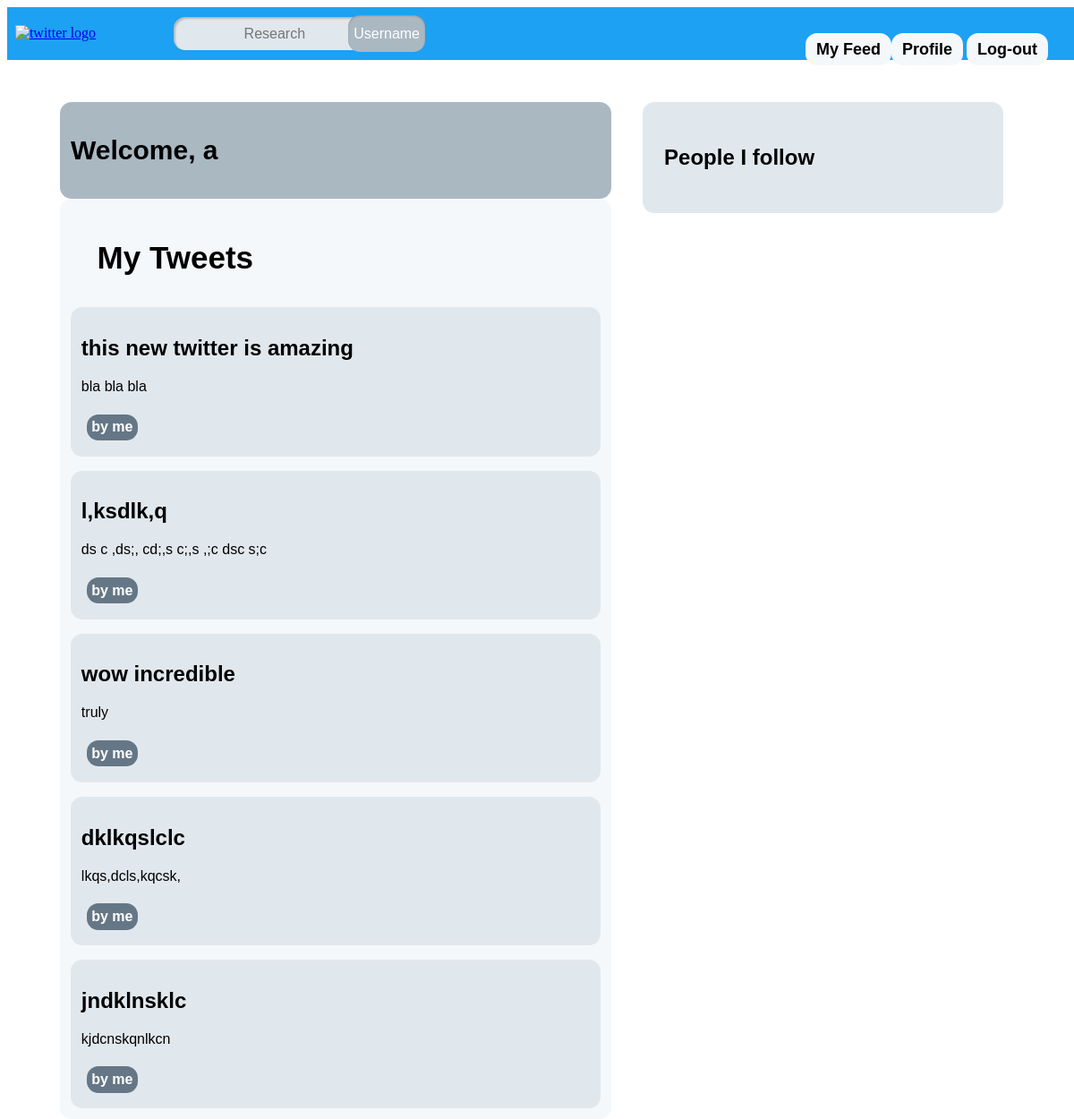
Screenshot of /profile (signed in) with the database file from the repository.
### twitter_app/model.py (models this page shows)
class Tweet(db.Model):
    __tablename__ = "tweet"
    id = db.Column(db.Integer, primary_key=True)
    uid = db.Column(db.Integer, db.ForeignKey("user.id"), nullable=False)
    title = db.Column(db.String(256))
    content = db.Column(db.String(2048))
    date = db.Column(db.Date)

### twitter_app/main.py (the view)
@main.route('/profile')
@login_required
def profile():
    tweets = Tweet.query.filter_by(uid = g.user.id).order_by(Tweet.id.desc()).all()
    f = []
    if g.user.id in follows:
            f = list(map(int, follows.neighbors(g.user.id)))
    return render_template('profile.html', name=g.user.username, tweets = tweets, following = f, user_by_id = user_by_id)

### twitter_app/auth.py (called while the page is built)
@auth.before_app_request
def load_logged_in_user():
    user_id = session.get('user_id')
    if user_id is None:
        g.user = None
    else:
        g.user = User.query.filter_by(id=user_id).first()

def login_required(view):
    @functools.wraps(view)
    def wrapped_view(**kwargs):
        if g.user is None:
            return redirect(url_for('auth.login'))
        return view(**kwargs)
    return wrapped_view

### twitter_app/templates/profile.html (shortened to what this page needs)
<!DOCTYPE html>
<html>
<head>
    <link rel="stylesheet" href="{{ url_for('static', filename='style.css') }}" />
</head>
<body>
    <div class="head1">
        <table>
            <tr>
                <td> <a href="{{ url_for('main.index') }}"  > <img src="{{ url_for('static', filename='t.png') }}" width="20%" alt="twitter logo"> </a></td>
                <td>
                  <form action="/find_someone/index" method="post">
                  <input class="bouton4" name="username"  placeholder="Research" id="username" value="{{ request.form['username'] }}">
                  <input class="bouton5" type="submit" placeholder="Username" value="Username">
                  </action></td>
                <td> <a href="{{ url_for('main.feed') }}"  >
                  <p class="bouton3"> My Feed </p></a>
                </td>
                <td> <a href="{{ url_for('main.profile') }}"  >
                    <p class="bouton1"> Profile </p></a>
                </td>
                <td> <a href="{{ url_for('auth.logout') }}"  >
                    <p class="bouton2"> Log-out </p></a>
                </td>
            </tr>
        </table>
    </div>
<div>
    <article class="profileBox">
      <h1 class="title">
        Welcome, {{ name }}
      </h1>
    </article>
  <div class="leftBox">
    <p class="indent"> My Tweets </p>
    {% for tweet in tweets %}</p>
    <article class="box">
      <header>
        <div>
          <h1>{{ tweet['title'] }}</h1>
        </div>
      </header>
      <p class="body">{{ tweet.content }}</p>
      <div class="about">by me </div>
    </article>
    {% endfor %}
  </div>
<article class="friend">
<div>
<h1>
  <p>People I follow </p>
</h1>
</div>
</article>
    </body>
</html>

### twitter_app/static/style.css (style rules this page uses)
.head1 { background: #1DA1F2 ; height: 2%; width: 100%; margin: 0; padding: 0.5%; }
.bouton4 { font-family: arial; color: black; font-size: 16px; line-height: 25px; background-color:#E1E8ED ; margin: 0 auto; display: inline-block; border: none; text-decoration: none; text-align: center; border-radius: 13px 13px 13px 13px; font-weight: normal; position: relative; width: 202px; left : 25%; padding: 6px 27px 6px 12px; box-shadow: 2px 2px 2px rgba(0, 0, 0, 0.2) inset; }
.bouton5 { font-family : arial; font-size: 16px; line-height: 39px; color: white; border-radius: 13px 13px 13px 13px; background-color: #AAB8C2; margin: 0 auto; display: inline-block; border: none; text-decoration: none; text-align: center; font-weight: normal; position: relative; left : 10%; box-shadow: 0px 1px 2px rgba(0, 0, 0, 0.2) inset; }
.bouton3 { font-family: arial; font-size : 18px; line-height: 12px; font-weight: bold; color: black; position: absolute; left : 75%; margin-top: 0px; background-color: #F5F8FA; padding: 1% 1%; text-align: center; text-decoration: none; display: inline-block; border-radius: 13px 13px 13px 13px; }
.bouton1 { font-family: arial; font-size : 18px; margin-top: 0px; line-height: 12px; font-weight: bold; color: black; position: absolute; left : 83%; background-color: #F5F8FA; padding: 1% 1%; text-align: center; text-decoration: none; display: inline-block; border-radius: 13px 13px 13px 13px; }
.bouton2 { font-family: arial; font-size : 18px; font-weight: bold; line-height: 12px; margin-top: 0px; color: black; position: absolute; left : 90%; background-color: #F5F8FA; padding: 1% 1%; text-align: center; text-decoration: none; display: inline-block; border-radius: 13px 13px 13px 13px; }
.indent { font-size: 35px; font-weight: bold; text-indent : 5%; }
.box { font-family: arial; width: 96%; border-radius: 13px 13px 13px 13px; margin-top:auto; margin-left: auto; margin-right: auto; padding: 2% 2% 2% 2%; position:center; background-color: #E1E8ED; }
.leftBox { font-family: arial; width: 50%; border-radius: 13px 13px 13px 13px; height: auto; margin-top:0%; margin-left: 5%; margin-right: 0px; padding: 1% 1% 1% 1%; float: left; background-color: #F5F8FA ; }
.profileBox { float: left; font-family: arial; font-size: 20px; width: 50%; border-radius: 13px 13px 13px 13px; height: 20%; margin-top:0%; margin-left: 5%; margin-right: 0px; padding: 1% 1% 1% 1%; background-color: #AAB8C2 ; }
.about { font-weight: bold; font-family: arial; background-color:#657786; color: white; padding: 1% 1%; text-align: center; text-decoration: none; display: inline-block; border-radius: 13px 13px 13px 13px; margin: 1%; }
.friend { display: flex; font-family: arial; width: 30%; margin-left: 60%; margin-top: 4%; border-radius: 13px 13px 13px 13px; height: auto; padding: 2% 2% 2% 2%; background-color: #E1E8ED; margin-right: 0px; position: center; display: block; }

### rows the page displays
Tweet: title "this new twitter is amazing", content "bla bla bla"
Tweet: title "l,ksdlk,q", content "ds c ,ds;, cd;,s c;,s ,;c dsc s;c"
Tweet: title "wow incredible", content "truly"
Tweet: title "dklkqslclc", content "lkqs,dcls,kqcsk,"
Tweet: title "jndklnsklc", content "kjdcnskqnlkcn"

### other values shown
{{ name }} "a"
